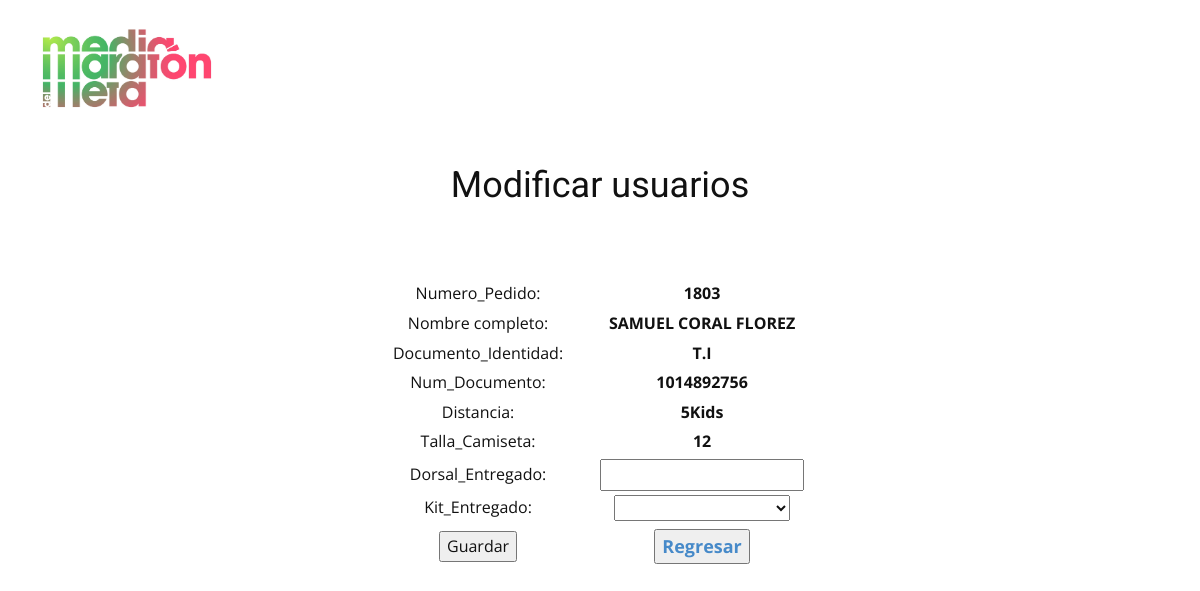
The app's page /modificar_1.php?Num_Documento=1014892756 with its own data.
### tables this page shows
CREATE TABLE `base_de_datos_clientes` (
  `Numero_Pedido` varchar(4) DEFAULT NULL,
  `Nombres` varchar(29) DEFAULT NULL,
  `Apellidos` varchar(24) DEFAULT NULL,
  `Documento_Identidad` varchar(9) DEFAULT NULL,
  `Num_Documento` varchar(10) DEFAULT NULL,
  `Distancia` varchar(5) DEFAULT NULL,
  `Talla_Camiseta` varchar(4) DEFAULT NULL,
  `COL 8` varchar(10) DEFAULT NULL,
  `COL 9` varchar(12) DEFAULT NULL,
  `COL 10` varchar(10) DEFAULT NULL,
  `COL 11` varchar(10) DEFAULT NULL,
  `Dorsal_Entregado` varchar(10) DEFAULT NULL,
  `Kit_Entregado` varchar(10) DEFAULT NULL
);

### modificar_1.php (the view, shortened to what this page needs)
<!DOCTYPE html>
<html style="font-size: 16px;" lang="es"><head>
    <link rel="stylesheet" href="nicepage.css" media="screen">
<link rel="stylesheet" href="index.css" media="screen">
  <meta data-intl-tel-input-cdn-path="intlTelInput/"></head>
  <body data-home-page="Casa.html" data-home-page-title="Casa" data-path-to-root="./" data-include-products="false" class="u-body u-xl-mode" data-lang="es"><header class="u-clearfix u-header u-header" id="sec-5187"><div class="u-clearfix u-sheet u-sheet-1">
        <a href="#" class="u-image u-logo u-image-1" data-image-width="2250" data-image-height="1113">
          <img src="images/logo.jpg" class="u-logo-image u-logo-image-1">
        </a>
      </div></header>
<?php
 	$consulta=consultaPersona($_GET['Num_Documento']);
 	function consultaPersona($cedula_persona)
 	{
 		include "config.php";
 		$s ="SELECT * FROM base_de_datos_clientes WHERE Num_Documento='".$cedula_persona."' ";
		$result= mysqli_query($conn,$s) ;
 		$filas=mysqli_fetch_assoc($result);
 		return[
 			$filas['Numero_Pedido'],
 			$filas['Nombres'],
 			$filas['Apellidos'],
 			$filas['Documento_Identidad'],
 			$filas['Num_Documento'],
 			$filas['Distancia'],
 			$filas['Talla_Camiseta'],
 			$filas['Dorsal_Entregado'],
			 $filas['Kit_Entregado']
 		];
 	}
 ?>
	<div id="contenido">
		<div style="margin: auto; width: 800px; border-collapse: separate;border-spacing: 20px 5px;">
		<center><span><h3>	Modificar usuarios  </h3></span></center>
			<br>
	<form action="modificarvalidacion.php" method="POST" style="border-collapse: separate; border-spacing: 10px 5px;">
		<table border="0" style="margin:auto; width: 450px; border-collapse:separate;border-spacing:100px 150xp;">
			<thead>
<tr>
	<td>
	<center><label>Numero_Pedido: </label></center>
			<th><label ><?php echo $consulta[0] ?></label></th>
	</td>
</tr>
<tr>
	<td>
	<center><label>Nombre completo: </label></center>
  			<th>
			  <label ><?php echo $consulta[1];echo" "; echo$consulta[2] ?></label>
  				<br>
  			</th>
	</td>
</tr>
<tr>
	<td>
	<center><label>Documento_Identidad: </label></center>
  			<th>
			  <label ><?php echo $consulta[3] ?></label>  				<br>
  			</th>
	</td>
</tr>
<tr>
	<td>
	<center><label>Num_Documento:</label></center>
  			<th>
			  <label ><?php echo $consulta[4] ?></label>  	  				<br>
  			</th>
	</td>
</tr>
<tr>
	<td>
	<center><label>Distancia:</label></center>
  			<th>
			  <label ><?php echo $consulta[5]; ?></label>
  				<br>
  			</th>
  	</td>
</tr>
 <tr>
  	<td>
	  <center><label>Talla_Camiseta:</label></center>
			<th>
			<label ><?php echo $consulta[6] ?></label>
			<br>
  			</th>
	</td>
</tr>
<tr>
	<td>
	<center><label>Dorsal_Entregado:</label></center>
  			<th>
			  <input type="number" name="Dorsal_Entregado" value="<?php echo $consulta[7] ?>"pattern="[A-Za-z0-9_-]{1,15}"required>				<br>
  			</th>
	</td>
</tr>
<tr>
	<td>
	<center><label>Kit_Entregado:</label></center>
  			<th>
			<select id="Kit_Entregado" name="Kit_Entregado">
			    <option value="<?php echo $consulta[8] ?>"><?php echo $consulta[8] ?> </option>
    			<option value="Kit recibido titular">kit recibido titular  </option>
				</select>
			<br>
  			</th>
	</td>
</tr>
<br>
<tr>
	<td>
		<th>
  		</th>
	</td>
</tr>
<tr>
	<td>
	<center><button type="submit" class="btn btn-success">Guardar</button><center>
		<th>
		<a href="busquedaCorredor.php"><button type="button" class="btn btn-info">Regresar</button></a>
  		</th>
	</td>
</tr>
</form>
		</div>
	</div>
</body>

### records on screen
base_de_datos_clientes: Numero_Pedido "1803", Nombres "SAMUEL", Apellidos "CORAL FLOREZ", Documento_Identidad "T.I", Num_Documento "1014892756", Distancia "5Kids", Talla_Camiseta "12"
